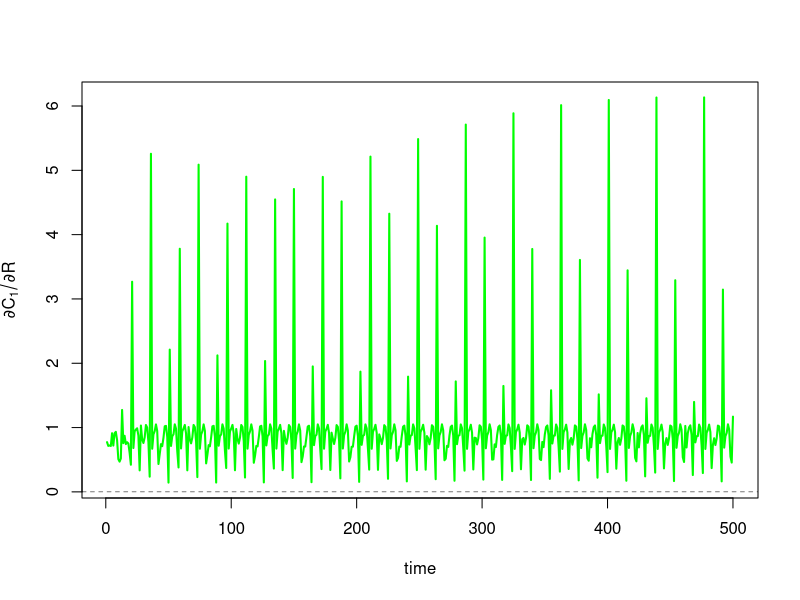
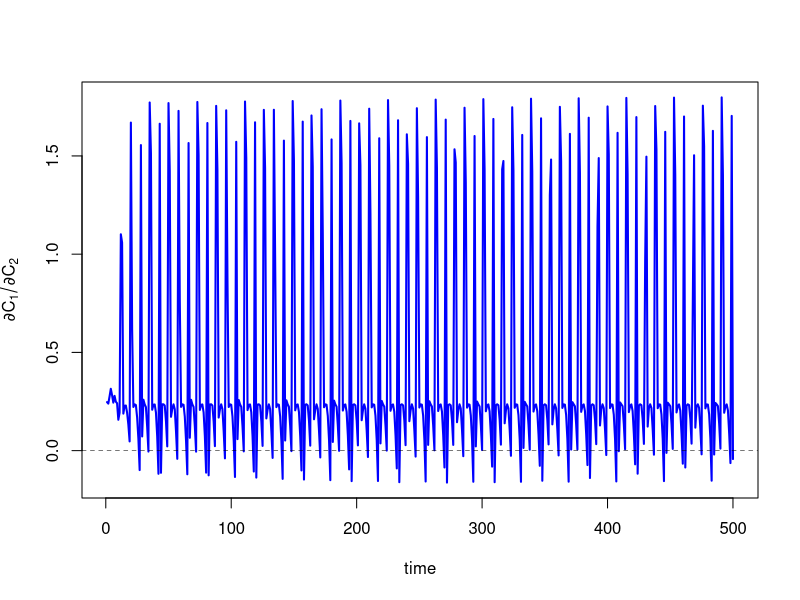
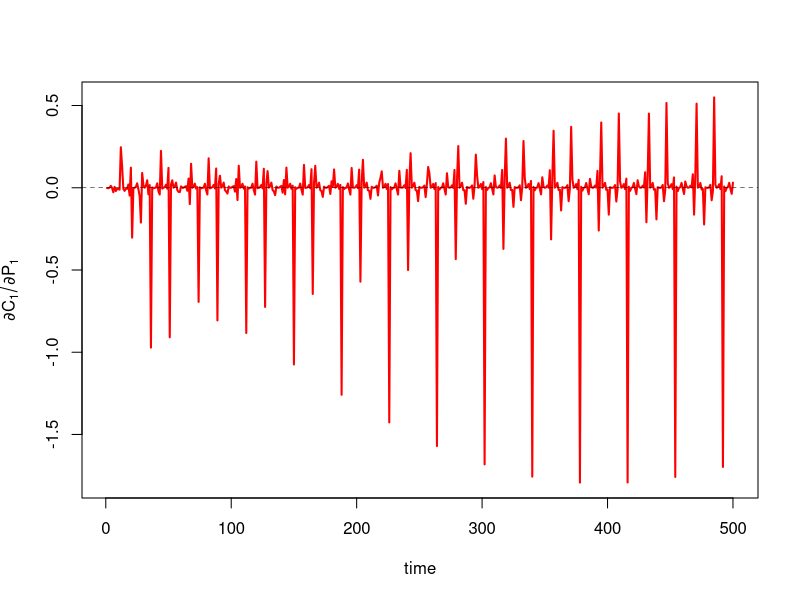
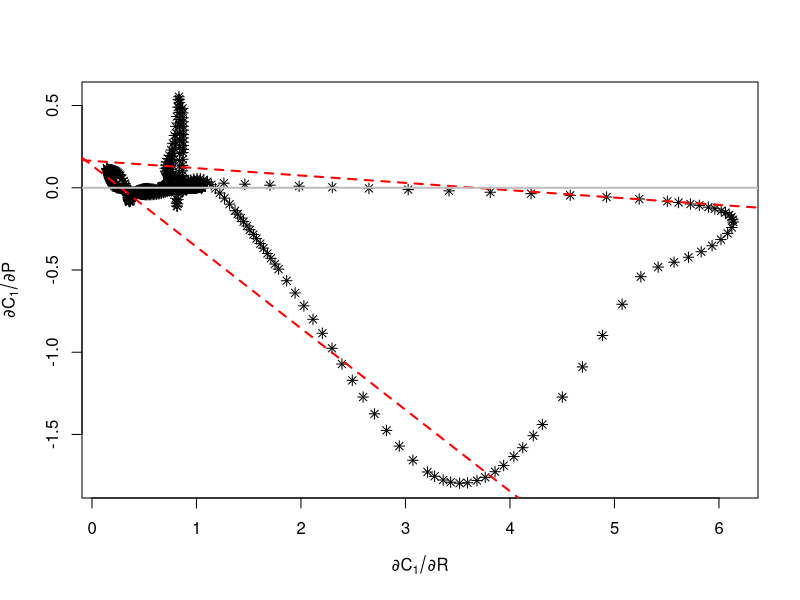
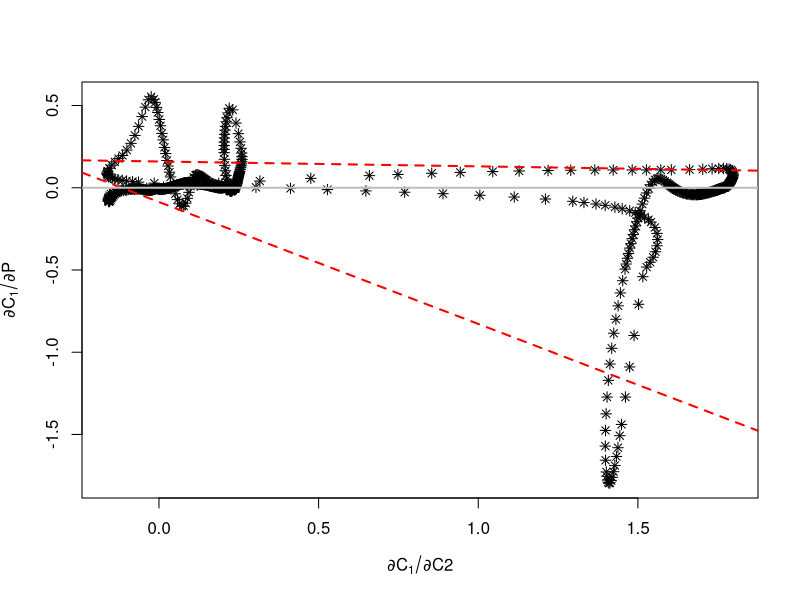

Write the R code that produced these figures, in order.
## ---- chunk 1
knitr::opts_chunk$set(echo = TRUE)
## ---- chunk 2
library(Matrix)
library(quantreg)
## ---- chunk 3
params <- list(xp=0.08,  #Mass-specific metabolic rate of the predator
               yp=1.6, #Ingestion rate per unit metabolic rate of predator
               pp=0.5, #Prey preference of predator (0 <= pp <= 1).  At pp=1, P preys only on C1, at pp=0.5, P preys on C1 and C2 in proportion to their biomass (i.e. no preference), and at pp=0, P preys only on C2
               C1star=0.5, #Half-saturation density of consumer 1
               C2star=0.5, #Half-saturation density of consumer 2
               xc1=0.15, # Mass-specific metabolic rates of consumers , measured relative to the                             production-to-biomass ratio of the resource population
               xc2=0.15,
               yc1=3.9, #Ingestion rate per unit metabolic rate of consumers 
               yc2=3.9,
               Rstar=0.3, #Half-saturation density of the resource
               k=1.2) #Carrying capacity

dR <- function(R,C1,C2,P) R*(1-R/params$k) -
  params$xc1*params$yc1*(C1*R)/(R+params$Rstar) -
  params$xc2*params$yc2*(C2*R)/(R+params$Rstar)

dC1 <- function(R,C1,C2,P) params$xc1*params$yc1*(C1*R)/(R+params$Rstar) -
    (params$pp*C1/(params$pp*C1+(1-params$pp)*C2))*params$xp*params$yp*(P*C1)/(C1+params$C1star) - params$xc1*C1

dC2 <- function(R,C1,C2,P) params$xc2*params$yc2*(C2*R)/(R+params$Rstar) -
    ((1-params$pp)*C2/(params$pp*C1+(1-params$pp)*C2))*params$xp*params$yp*(P*C2)/(C2+params$C2star) - params$xc2*C2

dP <- function(R,C1,C2,P) (params$pp*C1/(params$pp*C1+(1-params$pp)*C2))*params$xp*params$yp*(P*C1)/(C1+params$C1star) + 
  ((1-params$pp)*C2/(params$pp*C1+(1-params$pp)*C2))*params$xp*params$yp*(P*C2)/(C2+params$C2star) -
    params$xp*P

dF <- function(R,C1,C2,P) c(dR(R,C1,C2,P), dC1(R,C1,C2,P), dC2(R,C1,C2,P), dP(R,C1,C2,P))
## ---- chunk 4
tmax <- 10000; tau <- 5; dt <- 1/100; burn <- 200 
d <- array(data = 0, dim = c(tmax/tau,4)) 
colnames(d) <- c( 'R' , 'C1' , 'C2' , 'P' )
## ---- chunk 5
Xi <- c(1,.5,.8,.7)  #initial conditions for the 4 species (R, C1, C2, P)

#>>>RUN BURN<<<  start with a burn period to insure the dynamics relax to the attractor manifold
idex <- 0
while(idex< burn*(1/dt)){
    idex  <- idex+1;
Xi <- Xi + dt*do.call(dF,as.list(Xi)) }

#>>>RUN MODEL<<<
d[1,] <- Xi
idex <- 0; tdex <- 2
while(idex<tmax*(1/dt)){
idex <- idex+1;
Xi <- Xi + dt*do.call(dF,as.list(Xi))
    if( (idex*dt) %% tau == 0 && tdex < tmax/tau){
        d[tdex,] <- Xi
        tdex <- tdex+1
    }
}
## ---- chunk 6
targ_col <- 2
## ---- chunk 7
Embedding <- c("R","C1","C2","P") 
Edim <- length(Embedding)

d <- d[,Embedding]

coeff_names <- sapply(colnames(d),function(x) paste("d", colnames(d)[targ_col], "d", x, sep = ""))
## ---- chunk 8
block <- cbind(d[2:dim(d)[1],targ_col],d[1:(dim(d)[1]-1),]) 
norm_consts <- apply(block, 2, function(x) sd(x))
block <- as.data.frame(apply(block, 2, function(x) (x-mean(x))/sd(x)))
 
## ---- chunk 9
lib <- 1:dim(block)[1] 
pred <- 1:dim(block)[1] 
theta <- 8
 
## ---- chunk 10
coeff <- array(0,dim=c(length(pred),Edim)) 
colnames(coeff) <- coeff_names
coeff <- as.data.frame(coeff)
 
## ---- chunk 11
lm_svdsolve <- function(y, x, ws, subset = seq_along(y)){ 
  x <- x[subset,]
  y <- y[subset]
  ws <- ws[subset]
  
  # prepended column of 1s for constant term in linear model
  A <- cbind(1, x) * ws 
  A_svd <- svd(A)
  
  # >>REMOVE SMALL SINGULAR VALUES<<
  s <- A_svd$d
  s_inv <- matrix(0, nrow = dim(x)[2]+1, ncol = dim(x)[2]+1) 
  for(i in seq_along(s))
  {
    if(s[i] >= max(s) * 1e-5) s_inv[i,i] <- 1/s[i]
  }

  coeff <- A_svd$v %*% s_inv %*% t(A_svd$u) %*% (ws * y)
  coeff <- t(coeff)
  
  colnames(coeff) <- c("const",colnames(x))
  return(coeff) 
}
## ---- chunk 12
# >>CALCULATE COEFFICIENTS<<
for (ipred in 1:length(pred)){

  #target point is excluded from the fitting procedure
  libs = lib[-pred[ipred]]
  
  # >>CALCULATE WEIGHTS<<
  q <- matrix(as.numeric(block[pred[ipred],2:dim(block)[2]]), 
              ncol=Edim, nrow=length(libs), byrow = T)
  distances <- sqrt(rowSums((block[libs,2:dim(block)[2]] - q)^2)) 
  dbar <- mean(distances)
  Ws <- exp(-theta*distances/dbar)
  
  # >>REGRESS<<
  svd_fit <- lm_svdsolve(block[libs,1],block[libs,2:dim(block)[2]],Ws) 
  coeff[ipred,] <- svd_fit[-1]
}

coeff <- cbind(pred,coeff) 
colnames(coeff)[1] <- "t"
## ---- chunk 13
par(mfrow = c(1,1))
trange <- 1:500

plot(coeff[trange,"t"],coeff[trange,"dC1dR"],type="l",col="green",xlab="time", 
     ylab=expression(partialdiff*C[1] / partialdiff*R), 
     ylim=range(coeff[trange,"dC1dR"]),xlim=range(trange),lwd=2)
abline(a=0 ,b=0 , lty="dashed", col="black", lwd=.5)
## ---- chunk 14
plot(coeff[trange,"t"],coeff[trange,"dC1dC2"],type="l",col="blue",xlab="time", 
     ylab=expression(partialdiff*C[1] / partialdiff*C[2]), 
     ylim=range(coeff[trange,"dC1dC2"]),xlim=range(trange),lwd=2)
abline(a=0 ,b=0 , lty="dashed", col="black", lwd=.5)
## ---- chunk 15
plot(coeff[trange,"t"],coeff[trange,"dC1dP"],type="l",col="red",xlab="time",
     ylab=expression(partialdiff*C[1] / partialdiff*P[1]), 
     ylim=range(coeff[trange,"dC1dP"]),xlim=range(trange),lwd=2)
abline(a=0 ,b=0 , lty="dashed", col="black", lwd=.5)
## ---- chunk 16
qL <- rq(coeff$dC1dP ~ coeff$dC1dR,.05) 
qU <- rq(coeff$dC1dP ~ coeff$dC1dR,.95)
plot(coeff[1001:1999, 'dC1dR' ],coeff[1001:1999, 'dC1dP' ], 
     xlab=expression(partialdiff*C[1] / partialdiff*R), 
     ylab=expression(partialdiff*C[1] / partialdiff*P), 
     xlim=range(coeff[trange,"dC1dR"]),ylim=range(coeff[trange,"dC1dP"]),pch=8)
abline(a=qL$coefficients[1],b=qL$coefficients[2],lty=2,col='red',lwd=2)
abline(a=qU$coefficients[1],b=qU$coefficients[2],lty=2,col='red',lwd=2)
abline(a=0,b=0,lty=1,col='grey',lwd=2) #zero line
## ---- chunk 17
qL <- rq(coeff$dC1dP ~ coeff$dC1dC2,.05) 
qU <- rq(coeff$dC1dP ~ coeff$dC1dC2,.95)
plot(coeff[1001:1999, 'dC1dC2' ],coeff[1001:1999, 'dC1dP' ], 
     xlab=expression(partialdiff*C[1] / partialdiff*C2), 
     ylab=expression(partialdiff*C[1] / partialdiff*P), 
     xlim=range(coeff[trange,"dC1dC2"]),ylim=range(coeff[trange,"dC1dP"]),pch=8)
abline(a=qL$coefficients[1],b=qL$coefficients[2],lty=2,col='red',lwd=2)
abline(a=qU$coefficients[1],b=qU$coefficients[2],lty=2,col='red',lwd=2)
abline(a=0,b=0,lty=1,col='grey',lwd=2) #zero line
